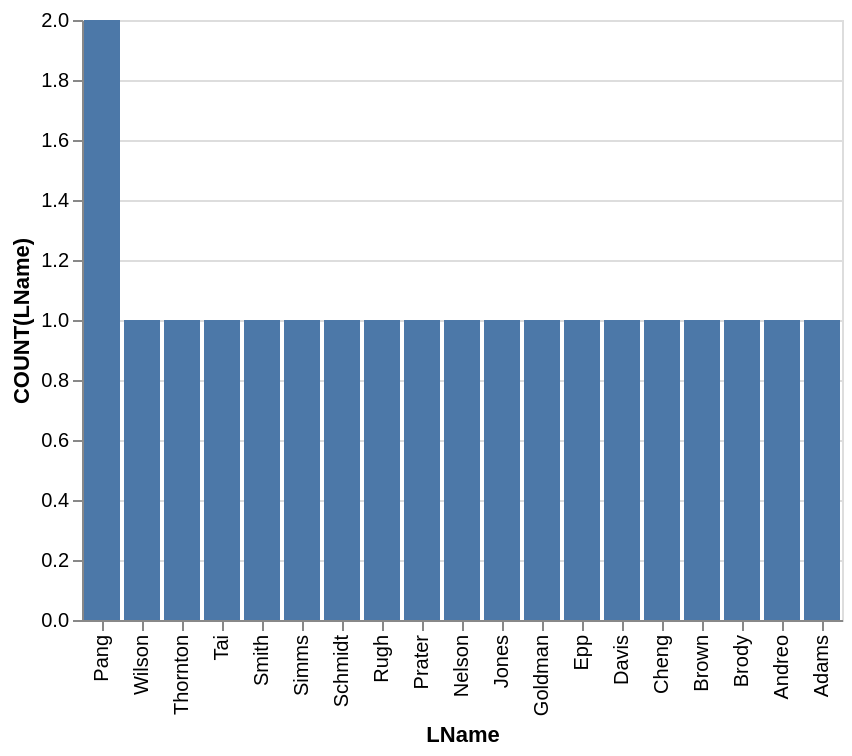

This figure's Vega-Lite source:
### Vega-Lite specification from a JSON file in a GitHub repository (floating-point values rounded to 4 significant figures)
{"data": {"values": [{"x_data": "Pang", "y_data": 2}, {"x_data": "Wilson", "y_data": 1}, {"x_data": "Thornton", "y_data": 1}, {"x_data": "Tai", "y_data": 1}, {"x_data": "Smith", "y_data": 1}, {"x_data": "Simms", "y_data": 1}, {"x_data": "Schmidt", "y_data": 1}, {"x_data": "Rugh", "y_data": 1}, {"x_data": "Prater", "y_data": 1}, {"x_data": "Nelson", "y_data": 1}, {"x_data": "Jones", "y_data": 1}, {"x_data": "Goldman", "y_data": 1}, {"x_data": "Epp", "y_data": 1}, {"x_data": "Davis", "y_data": 1}, {"x_data": "Cheng", "y_data": 1}, {"x_data": "Brown", "y_data": 1}, {"x_data": "Brody", "y_data": 1}, {"x_data": "Andreo", "y_data": 1}, {"x_data": "Adams", "y_data": 1}]}, "mark": "bar", "encoding": {"x": {"field": "x_data", "type": "nominal", "title": "LName", "sort": {"op": "sum", "field": "y_data", "order": "descending"}}, "y": {"field": "y_data", "type": "quantitative", "title": "COUNT(LName)"}}}
